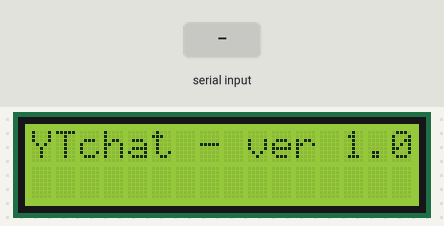
Bench run of a program on a simulated Arduino Uno, built with avr-gcc and run on an emulated ATmega328P. Shown: 16×2 character LCD. The inputs (shaded band) are chosen by the test bench.

Above: at 0.1 s.
3.3 s: "1" received over Serial
At 4.3 s:
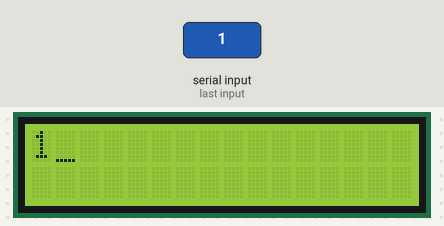
4.8 s: "0" received over Serial
At 5.4 s:
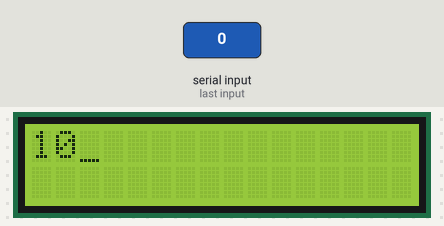
Timing chart, 0 to 7.8 s (numbered marks = the images above; inputs shaded):
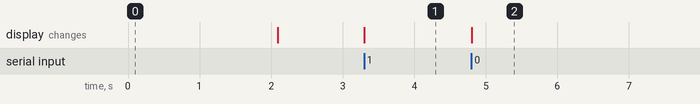

Measured:
- after the input at 3.3 s, the display: changes at once (image 1)
- after the input at 4.8 s, the display: changes at once (image 2)

The program:

main.cpp
```cpp
#include <Arduino.h>
#include <Wire.h>
#include <LiquidCrystal_I2C.h>
#include <config.h>

LiquidCrystal_I2C lcd(address, width, lines);
char chr;
bool ndata = false;
int x = 0;
int y = 0;

void receiveChar() {
  if (Serial.available() > 0) {
    chr = Serial.read();
    ndata = true;
  }
}

void showChar() {
  if(ndata == true) {
    if(x < width && y < lines) {
      lcd.print(chr);
      if(x >= (width-1) && y >= (lines-1)) {
        lcd.clear();
        x = 0;
        y = 0;
      } else {
        if(x >= (width-1)) {
          x = 0;
          y = y + 1;
        } else {
          x = x + 1;
        }
      }
    }
    lcd.setCursor(x, y);
  }
  ndata = false;
}

void setup() {
  lcd.begin();
  lcd.clear();
  Serial.begin(9600);
  lcd.setCursor(0, 0);
  lcd.print("YTchat - ver 1.0");
  delay(2000);
  lcd.clear();
  lcd.setCursor(0, 0);
  lcd.cursor_on();
}

void loop() {
  receiveChar();
  if(chr == 0) {
    lcd.clear();
    x = 0;
    y = 0;
    lcd.setCursor(x, y);
  } else {
    showChar();
  }
}
```
